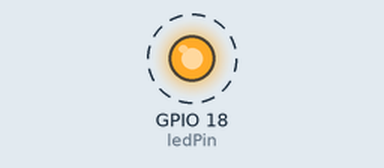
Simulated run of this sketch. Board: ESP32. Parts: output pins drawn as LEDs (lit = HIGH). Dashed ring = blinking. WiFi joins after 1.5 s; servers stay silent unless stated; what the sketch prints to the serial monitor is not drawn.

Above: at 2.0 s.
Timing chart, 0 to 6.1 s (numbered marks = the images above):
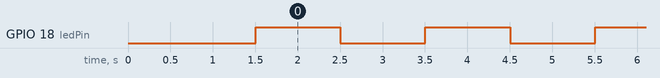

Measured:
- by itself, GPIO 18 (ledPin): alternates HIGH for 1.0 s and LOW for 1.0 s

The sketch:

led_blinking_1sec_OTA.ino
```cpp
#include <WiFi.h>
#include <WiFiClient.h>
#include <WebServer.h>
#include <ESPmDNS.h>
#include <Update.h>

const char* host = "esp32";
const char* ssid = "nithish HP";
const char* password = "nithish@21";

WebServer server(80);

// Pin for the external LED
const int ledPin = 18; // Assuming the LED is connected to GPIO 2 (D4 on most ESP32 boards)
bool ledState = false;
unsigned long previousMillis = 0;
const long interval = 1000; // Blinking interval in milliseconds

/*
 * Login page
 */
const char* loginIndex =
  "<form name='loginForm'>"
  "<table width='20%' bgcolor='A09F9F' align='center'>"
  "<tr>"
  "<td colspan=2>"
  "<center><font size=4><b>ESP32 Login Page</b></font></center>"
  "<br>"
  "</td>"
  "<br>"
  "<br>"
  "</tr>"
  "<tr>"
  "<td>Username:</td>"
  "<td><input type='text' size=25 name='userid'><br></td>"
  "</tr>"
  "<br>"
  "<br>"
  "<tr>"
  "<td>Password:</td>"
  "<td><input type='Password' size=25 name='pwd'><br></td>"
  "<br>"
  "<br>"
  "</tr>"
  "<tr>"
  "<td><input type='submit' onclick='check(this.form)' value='Login'></td>"
  "</tr>"
  "</table>"
  "</form>"
  "<script>"
  "function check(form)"
  "{"
  "if(form.userid.value=='admin' && form.pwd.value=='admin')"
  "{"
  "window.open('/serverIndex')"
  "}"
  "else"
  "{"
  " alert('Error Password or Username')/*displays error message*/"
  "}"
  "}"
  "</script>";

/*
 * Server Index Page
 */
const char* serverIndex =
  "<script src='https://ajax.googleapis.com/ajax/libs/jquery/3.2.1/jquery.min.js'></script>"
  "<form method='POST' action='#' enctype='multipart/form-data' id='upload_form'>"
  "<input type='file' name='update'>"
  "<input type='submit' value='Update'>"
  "</form>"
  "<div id='prg'>progress: 0%</div>"
  "<script>"
  "$('form').submit(function(e){"
  "e.preventDefault();"
  "var form = $('#upload_form')[0];"
  "var data = new FormData(form);"
  " $.ajax({"
  "url: '/update',"
  "type: 'POST',"
  "data: data,"
  "contentType: false,"
  "processData:false,"
  "xhr: function() {"
  "var xhr = new window.XMLHttpRequest();"
  "xhr.upload.addEventListener('progress', function(evt) {"
  "if (evt.lengthComputable) {"
  "var per = evt.loaded / evt.total;"
  "$('#prg').html('progress: ' + Math.round(per*100) + '%');"
  "}"
  "}, false);"
  "return xhr;"
  "},"
  "success:function(d, s) {"
  "console.log('success!')"
  "},"
  "error: function (a, b, c) {"
  "}"
  "});"
  "});"
  "</script>";

/*
 * setup function
 */
void setup(void) {
  Serial.begin(115200);

  // Static IP configuration
  IPAddress staticIP(192, 168, 137, 66);
  IPAddress gateway(192, 168, 137, 1);
  IPAddress subnet(255, 255, 255, 0);
  IPAddress dns(192, 168, 137, 1);

  // Set static IP configuration
  WiFi.config(staticIP, gateway, subnet, dns);

  // Connect to WiFi network
  WiFi.begin(ssid, password);
  Serial.println("");

  // Wait for connection
  while (WiFi.status() != WL_CONNECTED) {
    delay(500);
    Serial.print(".");
  }
  Serial.println("");
  Serial.print("Connected to ");
  Serial.println(ssid);
  Serial.print("IP address: ");
  Serial.println(WiFi.localIP());

  /*use mdns for host name resolution*/
  if (!MDNS.begin(host)) { //http://esp32.local
    Serial.println("Error setting up MDNS responder!");
    while (1) {
      delay(1000);
    }
  }
  Serial.println("mDNS responder started");
  /*return index page which is stored in serverIndex */
  server.on("/", HTTP_GET, []() {
    server.sendHeader("Connection", "close");
    server.send(200, "text/html", loginIndex);
  });
  server.on("/serverIndex", HTTP_GET, []() {
    server.sendHeader("Connection", "close");
    server.send(200, "text/html", serverIndex);
  });
  /*handling uploading firmware file */
  server.on("/update", HTTP_POST, []() {
    server.sendHeader("Connection", "close");
    server.send(200, "text/plain", (Update.hasError()) ? "FAIL" : "OK");
    ESP.restart();
  }, []() {
    HTTPUpload& upload = server.upload();
    if (upload.status == UPLOAD_FILE_START) {
      Serial.printf("Update: %s\n", upload.filename.c_str());
      if (!Update.begin(UPDATE_SIZE_UNKNOWN)) { //start with max available size
        Update.printError(Serial);
      }
    } else if (upload.status == UPLOAD_FILE_WRITE) {
      /* flashing firmware to ESP*/
      if (Update.write(upload.buf, upload.currentSize) != upload.currentSize) {
        Update.printError(Serial);
      }
    } else if (upload.status == UPLOAD_FILE_END) {
      if (Update.end(true)) { //true to set the size to the current progress
        Serial.printf("Update Success: %u\nRebooting...\n", upload.totalSize);
      } else {
        Update.printError(Serial);
      }
    }
  });

  // Initialize the LED pin as an output
  pinMode(ledPin, OUTPUT);
  server.begin();
}

void loop(void) {
  server.handleClient();

  // Blink the LED
  unsigned long currentMillis = millis();
  if (currentMillis - previousMillis >= interval) {
    // Save the last time the LED was blinked
    previousMillis = currentMillis;

    // Toggle the LED state
    ledState = !ledState;

    // Write the LED state to the pin
    digitalWrite(ledPin, ledState ? HIGH : LOW);

    // Add a delay of 2 seconds
    delay(1000);
  }
}
```
